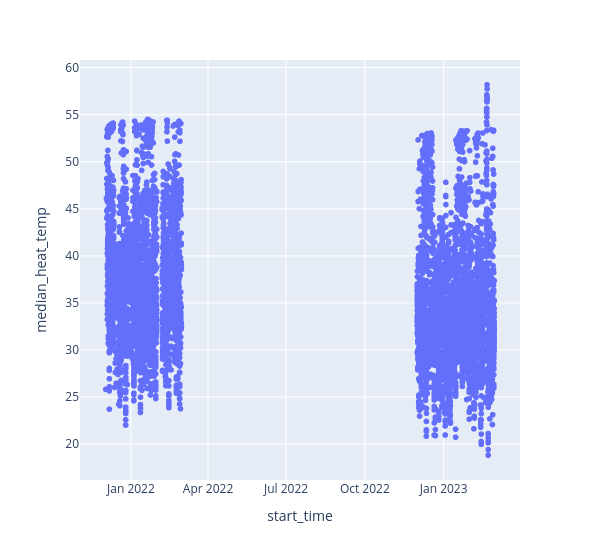

The notebook cell this image was saved under:
### Code cell
px.scatter(cycles[(cycles["state"]==1) & ~cycles["hot_water"]], x="start_time", y="median_heat_temp", width=600)

### Figure 1 — Plotly figure (JSON) as saved in the notebook; plotly's stock layout.template omitted (floating-point values rounded to 4 significant figures; data arrays with more than 128 entries replaced by an {"elided": "..."} marker saying what was removed)
{"data": [{"hovertemplate": "start_time=%{x}<br>median_heat_temp=%{y}<extra></extra>", "legendgroup": "", "marker": {"color": "#636efa", "symbol": "circle"}, "mode": "markers", "name": "", "showlegend": false, "type": "scattergl", "x": {"elided": "8654 str values"}, "xaxis": "x", "y": {"elided": "8654 float values"}, "yaxis": "y"}], "layout": {"legend": {"tracegroupgap": 0}, "margin": {"t": 60}, "width": 600, "xaxis": {"anchor": "y", "domain": [0, 1], "title": {"text": "start_time"}}, "yaxis": {"anchor": "x", "domain": [0, 1], "title": {"text": "median_heat_temp"}}}}
